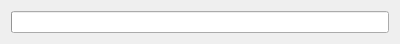
<?xml version="1.0" encoding="UTF-8"?>
<ui version="4.0">
 <class>RemoteAPI_ProgressDialog</class>
 <widget class="QDialog" name="RemoteAPI_ProgressDialog">
  <property name="geometry">
   <rect>
    <x>0</x>
    <y>0</y>
    <width>400</width>
    <height>40</height>
   </rect>
  </property>
  <property name="windowTitle">
   <string>Progress</string>
  </property>
  <layout class="QVBoxLayout">
   <item>
    <widget class="QProgressBar" name="progressBar"/>
   </item>
  </layout>
 </widget>
 <resources/>
 <connections/>
</ui>
